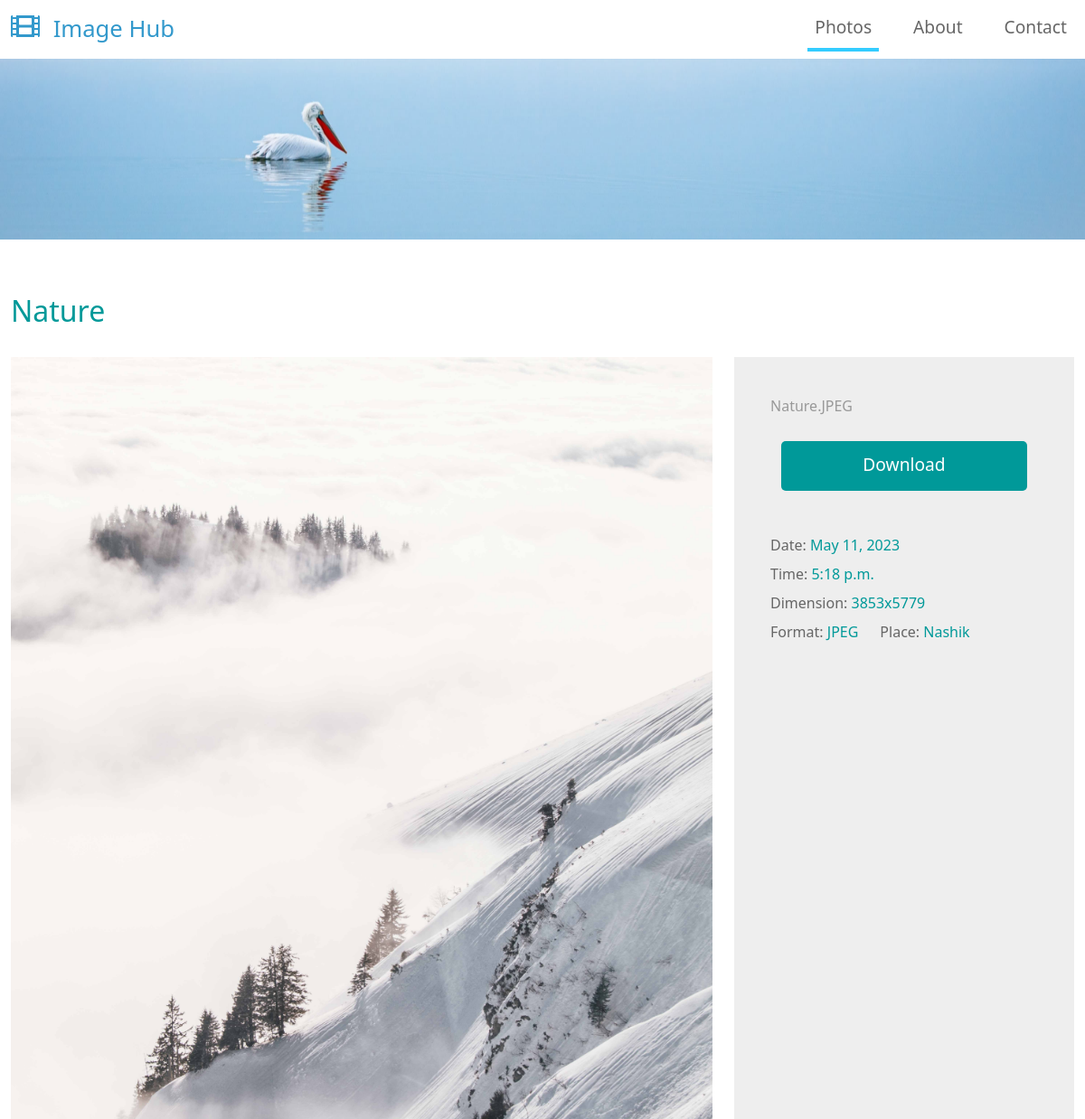
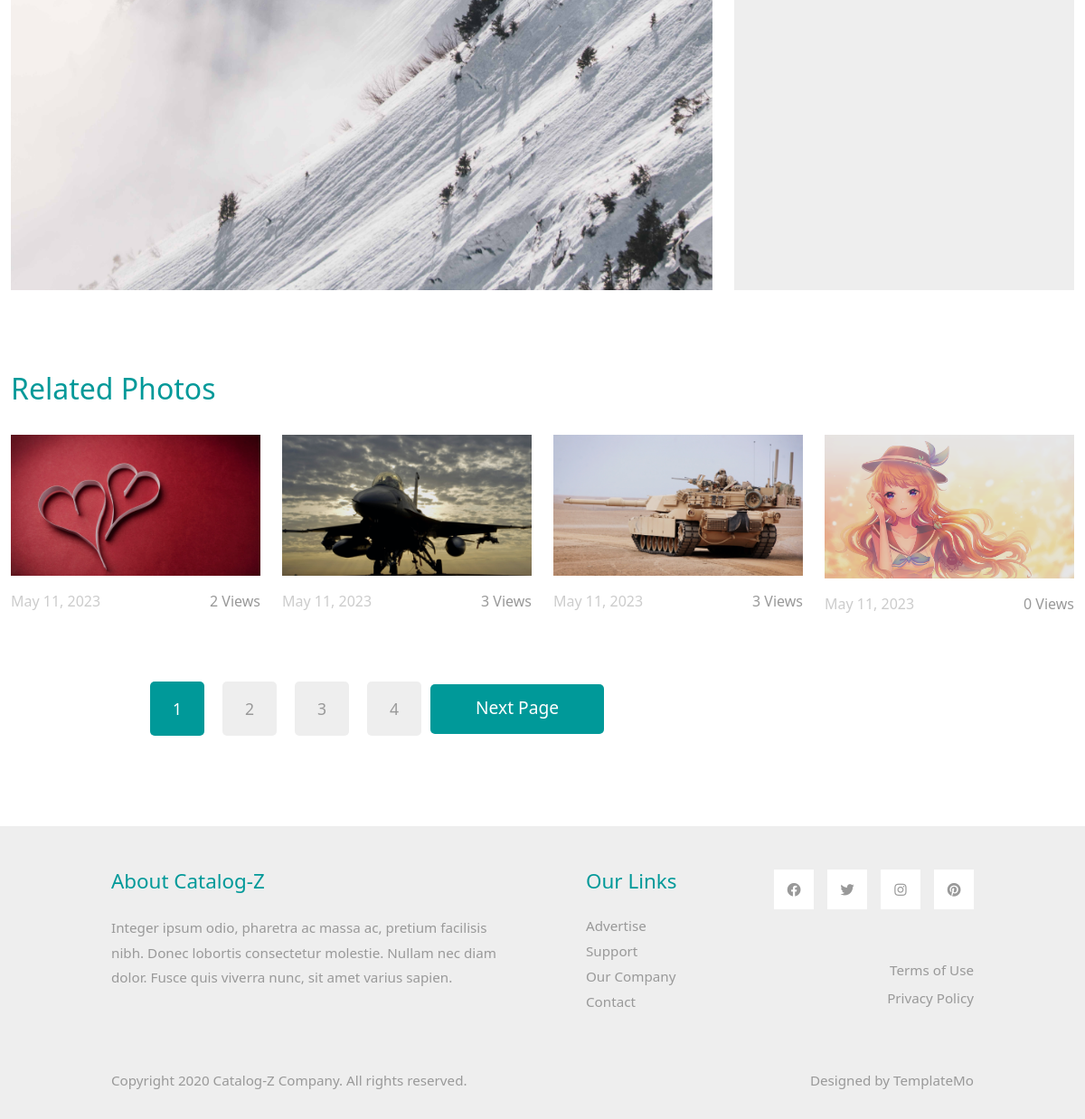
The app's page /image-detail/32 with its own data (2 pictures, top to bottom).
### ImageHub/models.py (models this page shows, shortened)
class Image(models.Model):
    name = models.CharField(max_length=255,validators=[RegexValidator('^[\w\s]{2,}$',message='Only alphanumeric values are allowed.')])
    time = models.TimeField(default=now().time())
    date = models.DateField(default=now().date())
    place = models.CharField(max_length=255,validators=[RegexValidator('^(?=.*[A-Za-z]{3})[A-Za-z0-9]{3,30}$',message='Only alphanumeric values are allowed.')])
    image = models.ImageField(upload_to=image_upload_path,validators=[FileExtensionValidator(allowed_extensions=['jpg','jpeg','png']),MinFileSizeValidator(1024*10,message='File size should be at least 10kb'),MaxFileSizeValidator(1024*1024*10,message='File size should not exceed 10mb.')])
    views=models.IntegerField(default=0)

### ImageHub/views.py (the view)
# urls.py: path('image-detail/<int:pk>',image_detail_view,name='image_detail')
def image_detail_view(request,pk):
    image_obj=Image.objects.get(pk=pk)
    image_obj.views+=1
    image_obj.save()
    PIL_image=Img.open(image_obj.image.path)
    images=Image.objects.filter(name__contains=image_obj.name).exclude(pk=pk)
    if images.exists() is not True:
        images=Image.objects.filter(date__gte=image_obj.date).exclude(pk=pk)
    paginator = Paginator(images, 4)
    page_number = request.GET.get('page', 1)
    page = paginator.get_page(page_number)
    context={
        'image_obj':image_obj,
        'PIL_image':PIL_image,
        'page':page,
    }
    return render(request,'ImageHub/image_detail.html',context=context)

### ImageHub/templates/ImageHub/image_detail.html (shortened to what this page needs)
<!DOCTYPE html>
{%load static%}
<html lang="en">
<head>
    <link rel="stylesheet" href="{% static 'assets/css/bootstrap.min.css' %}">
    <link rel="stylesheet" href="{% static 'assets/fontawesome/css/all.min.css' %}">
    <link rel="stylesheet" href="{% static 'assets/css/templatemo-style.css' %}">
</head>
<body>
    <nav class="navbar navbar-expand-lg">
        <div class="container-fluid">
            <a class="navbar-brand" href="/">
                <i class="fas fa-film mr-2"></i>
                Image Hub
            </a>
            <div class="collapse navbar-collapse" id="navbarSupportedContent">
            <ul class="navbar-nav ml-auto mb-2 mb-lg-0">
                <li class="nav-item">
                    <a class="nav-link nav-link-1 active" aria-current="page" href="/">Photos</a>
                </li>
                <li class="nav-item">
                    <a class="nav-link nav-link-3" href="about.html">About</a>
                </li>
                <li class="nav-item">
                    <a class="nav-link nav-link-4" href="contact.html">Contact</a>
                </li>
            </ul>
            </div>
        </div>
    </nav>
    <div class="tm-hero d-flex justify-content-center align-items-center" data-parallax="scroll" data-image-src="{% static 'assets/img/hero.jpg' %}">
    </div>
    <div class="container-fluid tm-container-content tm-mt-60">
        <div class="row mb-4">
            <h2 class="col-12 tm-text-primary">{{image_obj.name}}</h2>
        </div>
        <div class="row tm-mb-90">
            <div class="col-xl-8 col-lg-7 col-md-6 col-sm-12">
                <img src="{{image_obj.image.url}}" alt="Image" class="img-fluid">
            </div>
            <div class="col-xl-4 col-lg-5 col-md-6 col-sm-12">
                <div class="tm-bg-gray tm-video-details">
                    <p class="mb-4">
                        {{image_obj.name}}.{{PIL_image.format}}
                    </p>
                    <div class="text-center mb-5">
                        <a href="{{image_obj.image.url}}" class="btn btn-primary tm-btn-big">Download</a>
                    </div>
                    <div class="mb-4 d-flex flex-wrap">
                        <div class="mr-4 mb-2">
                            <span class="tm-text-gray-dark">Date: </span><span class="tm-text-primary">{{image_obj.date}}</span>
                        </div>
                        <div class="mr-4 mb-2">
                            <span class="tm-text-gray-dark">Time: </span><span class="tm-text-primary">{{image_obj.time}}</span>
                        </div>
                        <div class="mr-4 mb-2">
                            <span class="tm-text-gray-dark">Dimension: </span><span class="tm-text-primary">{{PIL_image.width}}x{{PIL_image.height}}</span>
                        </div>
                        <div class="mr-4 mb-2">
                            <span class="tm-text-gray-dark">Format: </span><span class="tm-text-primary">{{PIL_image.format}}</span>
                        </div>
                        <div class="mr-4 mb-2">
                            <span class="tm-text-gray-dark">Place: </span><span class="tm-text-primary">{{image_obj.place}}</span>
                        </div>
                    </div>
                </div>
            </div>
        </div>
        <div class="row mb-4">
            <h2 class="col-12 tm-text-primary">
                Related Photos
            </h2>
        </div>
        <div class="row mb-3 tm-gallery">
            {%if page%}
            {% for each in page%}
            <div class="col-xl-3 col-lg-4 col-md-6 col-sm-6 col-12 mb-5">
                <figure class="effect-ming tm-video-item">
                    <img src="{{each.image.url}}" alt="Image" class="img-fluid">
                    <figcaption class="d-flex align-items-center justify-content-center">
                    </figcaption>
                </figure>
                <div class="d-flex justify-content-between tm-text-gray">
                    <span class="tm-text-gray-light">{{each.date}}</span>
                    <span>{{each.views}} Views</span>
                </div>
            </div>
            {%endfor%}
            {%endif%}
        </div>
        <div class="pagination">
            <div class="row tm-mb-90">
                <div class="col-12 d-flex justify-content-between align-items-center tm-paging-col">
                    <div class="tm-paging d-flex">
                        {% for num in page.paginator.page_range %}
                        {% if page.number == num %}
                        <a href="" class="active tm-paging-link disabled">{{ num }}</a>
                        {% else %}
                        <a href="?page={{ num }}" class="tm-paging-link">{{ num }}</a>
                        {% endif %}
                        {% endfor %}
                    </div>
                    {% if page.has_next %}
                    <a href="?page={{ page.next_page_number }}" class="btn btn-primary tm-btn-next">Next Page</a>
                    {% endif %}
                </div>
            </div>
        </div>
    </div>
    <footer class="tm-bg-gray pt-5 pb-3 tm-text-gray tm-footer">
        <div class="container-fluid tm-container-small">
            <div class="row">
                <div class="col-lg-6 col-md-12 col-12 px-5 mb-5">
                    <h3 class="tm-text-primary mb-4 tm-footer-title">About Catalog-Z</h3>
                    <p>Integer ipsum odio, pharetra ac massa ac, pretium facilisis nibh. Donec lobortis consectetur molestie. Nullam nec diam dolor. Fusce quis viverra nunc, sit amet varius sapien.</p>
                </div>
                <div class="col-lg-3 col-md-6 col-sm-6 col-12 px-5 mb-5">
                    <h3 class="tm-text-primary mb-4 tm-footer-title">Our Links</h3>
                    <ul class="tm-footer-links pl-0">
                        <li><a href="#">Advertise</a></li>
                        <li><a href="#">Support</a></li>
                        <li><a href="#">Our Company</a></li>
                        <li><a href="#">Contact</a></li>
                    </ul>
                </div>
                <div class="col-lg-3 col-md-6 col-sm-6 col-12 px-5 mb-5">
                    <ul class="tm-social-links d-flex justify-content-end pl-0 mb-5">
                        <li class="mb-2"><a href="https://facebook.com"><i class="fab fa-facebook"></i></a></li>
                        <li class="mb-2"><a href="https://twitter.com"><i class="fab fa-twitter"></i></a></li>
                        <li class="mb-2"><a href="https://instagram.com"><i class="fab fa-instagram"></i></a></li>
                        <li class="mb-2"><a href="https://pinterest.com"><i class="fab fa-pinterest"></i></a></li>
                    </ul>
                    <a href="#" class="tm-text-gray text-right d-block mb-2">Terms of Use</a>
                    <a href="#" class="tm-text-gray text-right d-block">Privacy Policy</a>
                </div>
            </div>
            <div class="row">
                <div class="col-lg-8 col-md-7 col-12 px-5 mb-3">
                    Copyright 2020 Catalog-Z Company. All rights reserved.
                </div>
                <div class="col-lg-4 col-md-5 col-12 px-5 text-right">
                    Designed by <a href="https://templatemo.com" class="tm-text-gray" rel="sponsored" target="_parent">TemplateMo</a>
                </div>
            </div>
        </div>
    </footer>
</body>
</html>

### staticfiles/assets/css/templatemo-style.css (style rules this page uses)
p { line-height: 1.8; }
a { text-decoration: none; transition: all 0.3s ease; }
.container-fluid { max-width: 1770px; }
.tm-container-small { max-width: 1050px; }
.btn { border-radius: 0; }
.btn-primary { background-color: #009999; border: 0; border-radius: 5px; padding: 12px 50px 14px; font-size: 1.2rem; }
.tm-btn-big { padding: 12px 90px 14px; }
.navbar-brand { color: #3399CC; font-size: 1.6rem; }
.navbar-brand i { font-size: 2rem; }
.tm-hero { min-height: 200px; background: transparent; }
.tm-mt-60 { margin-top: 60px; }
.tm-mb-90 { margin-bottom: 90px; }
.tm-text-primary { color: #009999; }
.tm-bg-gray { background-color: #EEEEEE; }
.nav-item { margin-right: 30px; }
.nav-item:last-child { margin-right: 0; }
.nav-link { color: #666666; border-bottom: 4px solid transparent; font-size: 1.2rem; }
.nav-link-1.active, .nav-link-1:hover { border-color: #33CCFF; }
p, .tm-text-gray { color: #999; }
.tm-text-gray-light { color: #CCC; }
.tm-text-gray-dark { color: #666; }
.tm-video-item { position: relative; overflow: hidden; text-align: center; cursor: pointer; }
.tm-video-item img { position: relative; display: block; min-height: 100%; max-width: 100%; opacity: 0.8; }
.tm-video-item figcaption { padding: 2em; color: #fff; text-transform: uppercase; font-size: 1.25em; -webkit-backface-visibility: hidden; backface-visibility: hidden; }
.tm-video-item figcaption::before, .tm-video-item figcaption::after { pointer-events: none; }
.tm-video-item figcaption, .tm-video-item figcaption > a { position: absolute; top: 0; left: 0; width: 100%; height: 100%; }
.tm-paging-link { display: flex; justify-content: center; align-items: center; width: 60px; height: 60px; font-size: 1.1rem; color: #999; background-color: #EEEEEE; margin: 10px; border-radius: 5px; text-decoration: none; transition: all 0.3s ease; }
.tm-paging-link:hover, .tm-paging-link.active { background-color: #009999; color: #fff; }
figure.effect-ming { background: #030c17; }
figure.effect-ming img { opacity: 0.9; -webkit-transition: opacity 0.35s; transition: opacity 0.35s; }
figure.effect-ming figcaption::before { position: absolute; top: 30px; right: 30px; bottom: 30px; left: 30px; border: 2px solid #fff; box-shadow: 0 0 0 30px rgba(255,255,255,0.2); content: ''; opacity: 0; -webkit-transition: opacity 0.35s, -webkit-transform 0.35s; transition: opacity 0.35s, transform 0.35s; -webkit-transform: scale3d(1.4,1.4,1); transform: scale3d(1.4,1.4,1); }
.tm-footer-links li { list-style: none; margin-bottom: 5px; }
.tm-footer-links li a { color: #999999; }
.tm-social-links li { list-style: none; margin-right: 15px; }
.tm-social-links li:last-child { margin-right: 0; }
.tm-social-links li a { color: #999999; width: 44px; height: 44px; display: flex; background-color: #fff; align-items: center; justify-content: center; }
.tm-footer { font-size: 0.95rem; }
.tm-footer-title { font-size: 1.4rem; }
.tm-video-details { height: 100%; padding: 40px; }

### records on screen
Image: name "Nature", image (picture), date "May 11, 2023", time "5:18 p.m.", place "Nashik"
Image: image (picture), date "May 11, 2023", views "2"
Image: image (picture), date "May 11, 2023", views "3"
Image: image (picture), date "May 11, 2023", views "3"
Image: image (picture), date "May 11, 2023", views "0"

### other values on screen
{{ PIL_image.format }} "JPEG"
{{ PIL_image.width }} "3853"
{{ PIL_image.height }} "5779"
{{ num }} "1"
{{ num }} "2" "3" "4"
